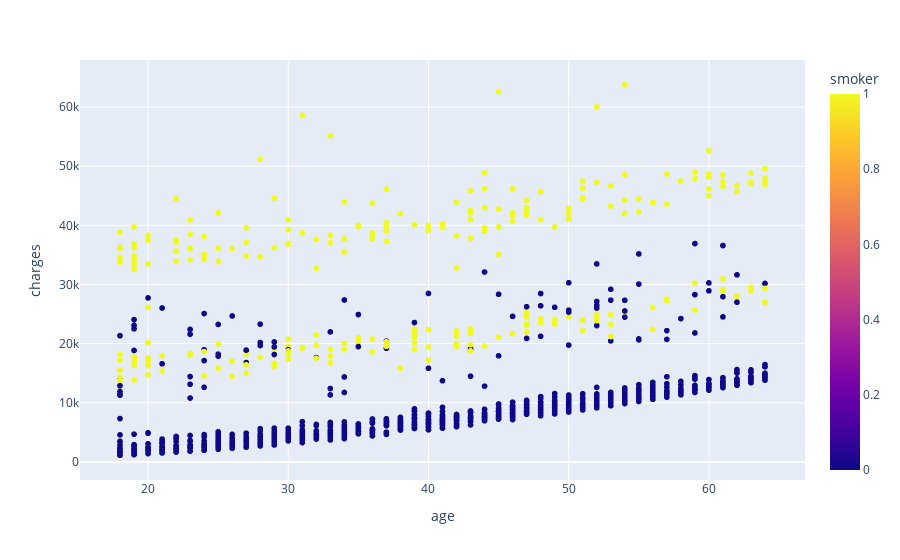

Notebook source saved alongside this figure:
### Code cell
fg=px.scatter(file,x="age",y="charges", color="smoker",color_discrete_sequence=["red","green"])
fg.show()

### Figure 1 — Plotly figure (JSON) as saved in the notebook; plotly's stock layout.template omitted (floating-point values rounded to 4 significant figures; data arrays with more than 128 entries replaced by an {"elided": "..."} marker saying what was removed)
{"data": [{"hovertemplate": "age=%{x}<br>charges=%{y}<br>smoker=%{marker.color}<extra></extra>", "legendgroup": "", "marker": {"color": {"elided": "1338 int values"}, "coloraxis": "coloraxis", "symbol": "circle"}, "mode": "markers", "name": "", "showlegend": false, "type": "scattergl", "x": {"elided": "1338 int values"}, "xaxis": "x", "y": {"elided": "1338 float values"}, "yaxis": "y"}], "layout": {"autosize": true, "coloraxis": {"colorbar": {"title": {"text": "smoker"}}, "colorscale": [[0, "#0d0887"], [0.1111, "#46039f"], [0.2222, "#7201a8"], [0.3333, "#9c179e"], [0.4444, "#bd3786"], [0.5556, "#d8576b"], [0.6667, "#ed7953"], [0.7778, "#fb9f3a"], [0.8889, "#fdca26"], [1, "#f0f921"]]}, "legend": {"tracegroupgap": 0}, "margin": {"t": 60}, "xaxis": {"anchor": "y", "autorange": true, "domain": [0, 1], "range": [15.03, 66.97], "title": {"text": "age"}, "type": "linear"}, "yaxis": {"anchor": "x", "autorange": true, "domain": [0, 1], "range": [-3729.0, 68620.0], "title": {"text": "charges"}, "type": "linear"}}}
